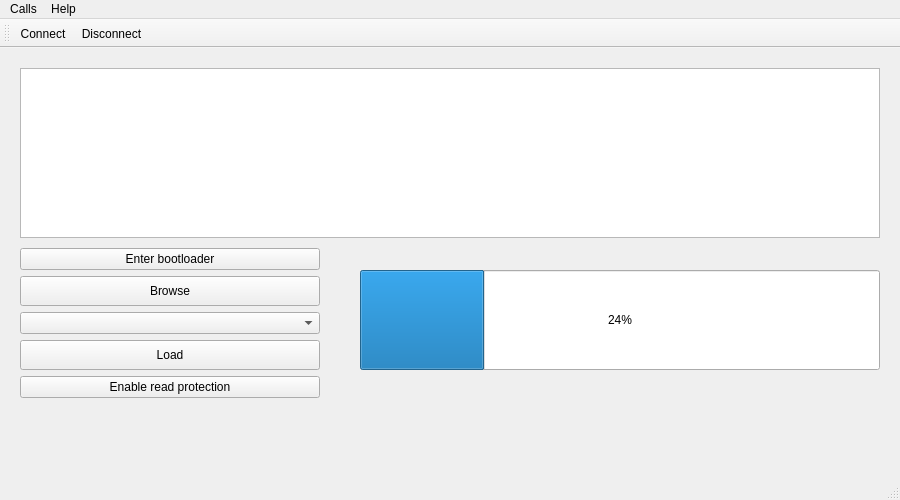
<?xml version="1.0" encoding="UTF-8"?>
<ui version="4.0">
 <class>MainWindow</class>
 <widget class="QMainWindow" name="MainWindow">
  <property name="geometry">
   <rect>
    <x>0</x>
    <y>0</y>
    <width>900</width>
    <height>500</height>
   </rect>
  </property>
  <property name="windowTitle">
   <string>IMFlasher</string>
  </property>
  <widget class="QWidget" name="centralWidget">
   <property name="minimumSize">
    <size>
     <width>900</width>
     <height>400</height>
    </size>
   </property>
   <layout class="QGridLayout" name="gridLayout" rowstretch="4,0,0">
    <property name="leftMargin">
     <number>20</number>
    </property>
    <property name="topMargin">
     <number>20</number>
    </property>
    <property name="rightMargin">
     <number>20</number>
    </property>
    <property name="bottomMargin">
     <number>20</number>
    </property>
    <property name="horizontalSpacing">
     <number>20</number>
    </property>
    <property name="verticalSpacing">
     <number>10</number>
    </property>
    <item row="2" column="2">
     <layout class="QVBoxLayout" name="verticalLayout2" stretch="1,2,4">
      <item>
       <spacer name="verticalSpacer2">
        <property name="orientation">
         <enum>Qt::Vertical</enum>
        </property>
        <property name="sizeHint" stdset="0">
         <size>
          <width>20</width>
          <height>40</height>
         </size>
        </property>
       </spacer>
      </item>
      <item>
       <widget class="QProgressBar" name="progressBar">
        <property name="sizePolicy">
         <sizepolicy hsizetype="MinimumExpanding" vsizetype="Expanding">
          <horstretch>0</horstretch>
          <verstretch>0</verstretch>
         </sizepolicy>
        </property>
        <property name="minimumSize">
         <size>
          <width>500</width>
          <height>100</height>
         </size>
        </property>
        <property name="layoutDirection">
         <enum>Qt::LeftToRight</enum>
        </property>
        <property name="value">
         <number>24</number>
        </property>
        <property name="orientation">
         <enum>Qt::Horizontal</enum>
        </property>
       </widget>
      </item>
      <item>
       <spacer name="verticalSpacer1">
        <property name="orientation">
         <enum>Qt::Vertical</enum>
        </property>
        <property name="sizeHint" stdset="0">
         <size>
          <width>20</width>
          <height>40</height>
         </size>
        </property>
       </spacer>
      </item>
     </layout>
    </item>
    <item row="0" column="0" colspan="3">
     <widget class="QTextBrowser" name="textBrowser"/>
    </item>
    <item row="2" column="0">
     <layout class="QVBoxLayout" name="verticalLayout">
      <property name="sizeConstraint">
       <enum>QLayout::SetDefaultConstraint</enum>
      </property>
      <item>
       <widget class="QPushButton" name="enterBootloader">
        <property name="minimumSize">
         <size>
          <width>300</width>
          <height>0</height>
         </size>
        </property>
        <property name="text">
         <string>Enter bootloader</string>
        </property>
       </widget>
      </item>
      <item>
       <widget class="QPushButton" name="browseFirmware">
        <property name="sizePolicy">
         <sizepolicy hsizetype="Minimum" vsizetype="Fixed">
          <horstretch>0</horstretch>
          <verstretch>0</verstretch>
         </sizepolicy>
        </property>
        <property name="minimumSize">
         <size>
          <width>130</width>
          <height>30</height>
         </size>
        </property>
        <property name="text">
         <string>Browse</string>
        </property>
       </widget>
      </item>
      <item>
       <widget class="QComboBox" name="availableFirmware">
        <property name="layoutDirection">
         <enum>Qt::LeftToRight</enum>
        </property>
       </widget>
      </item>
      <item>
       <widget class="QPushButton" name="loadFirmware">
        <property name="sizePolicy">
         <sizepolicy hsizetype="Minimum" vsizetype="Fixed">
          <horstretch>0</horstretch>
          <verstretch>0</verstretch>
         </sizepolicy>
        </property>
        <property name="minimumSize">
         <size>
          <width>130</width>
          <height>30</height>
         </size>
        </property>
        <property name="text">
         <string>Load</string>
        </property>
       </widget>
      </item>
      <item>
       <widget class="QPushButton" name="protectButton">
        <property name="text">
         <string>Enable read protection</string>
        </property>
       </widget>
      </item>
      <item>
       <spacer name="verticalSpacer">
        <property name="orientation">
         <enum>Qt::Vertical</enum>
        </property>
        <property name="sizeHint" stdset="0">
         <size>
          <width>20</width>
          <height>40</height>
         </size>
        </property>
       </spacer>
      </item>
      <item>
       <widget class="QLabel" name="statusLabel">
        <property name="text">
         <string/>
        </property>
       </widget>
      </item>
     </layout>
    </item>
   </layout>
  </widget>
  <widget class="QMenuBar" name="menuBar">
   <property name="geometry">
    <rect>
     <x>0</x>
     <y>0</y>
     <width>900</width>
     <height>22</height>
    </rect>
   </property>
   <widget class="QMenu" name="menuCalls">
    <property name="title">
     <string>Calls</string>
    </property>
    <addaction name="actionConnect"/>
    <addaction name="actionDisconnect"/>
    <addaction name="separator"/>
    <addaction name="actionQuit"/>
   </widget>
   <widget class="QMenu" name="menuHelp">
    <property name="title">
     <string>Help</string>
    </property>
    <addaction name="actionAbout"/>
   </widget>
   <addaction name="menuCalls"/>
   <addaction name="menuHelp"/>
  </widget>
  <widget class="QToolBar" name="mainToolBar">
   <attribute name="toolBarArea">
    <enum>TopToolBarArea</enum>
   </attribute>
   <attribute name="toolBarBreak">
    <bool>false</bool>
   </attribute>
   <addaction name="actionConnect"/>
   <addaction name="actionDisconnect"/>
  </widget>
  <widget class="QStatusBar" name="statusBar">
   <property name="enabled">
    <bool>true</bool>
   </property>
   <property name="statusTip">
    <string/>
   </property>
   <property name="whatsThis">
    <string/>
   </property>
   <property name="accessibleName">
    <string/>
   </property>
   <property name="accessibleDescription">
    <string/>
   </property>
   <property name="autoFillBackground">
    <bool>false</bool>
   </property>
   <property name="sizeGripEnabled">
    <bool>true</bool>
   </property>
  </widget>
  <action name="actionAbout">
   <property name="text">
    <string>&amp;About</string>
   </property>
   <property name="toolTip">
    <string>About program</string>
   </property>
   <property name="shortcut">
    <string>Alt+A</string>
   </property>
  </action>
  <action name="actionConnect">
   <property name="icon">
    <iconset resource="imflasher.qrc">
     <normaloff>:/images/connect.png</normaloff>:/images/connect.png</iconset>
   </property>
   <property name="text">
    <string>&amp;Connect</string>
   </property>
   <property name="toolTip">
    <string>Connect to serial port</string>
   </property>
   <property name="shortcut">
    <string>Ctrl+O</string>
   </property>
  </action>
  <action name="actionDisconnect">
   <property name="icon">
    <iconset resource="imflasher.qrc">
     <normaloff>:/images/disconnect.png</normaloff>:/images/disconnect.png</iconset>
   </property>
   <property name="text">
    <string>&amp;Disconnect</string>
   </property>
   <property name="toolTip">
    <string>Disconnect from serial port</string>
   </property>
   <property name="shortcut">
    <string>Ctrl+D</string>
   </property>
  </action>
  <action name="actionQuit">
   <property name="icon">
    <iconset resource="imflasher.qrc">
     <normaloff>:/images/application-exit.png</normaloff>:/images/application-exit.png</iconset>
   </property>
   <property name="text">
    <string>&amp;Quit</string>
   </property>
   <property name="shortcut">
    <string>Ctrl+Q</string>
   </property>
  </action>
 </widget>
 <layoutdefault spacing="6" margin="11"/>
 <resources>
  <include location="imflasher.qrc"/>
 </resources>
 <connections/>
</ui>
